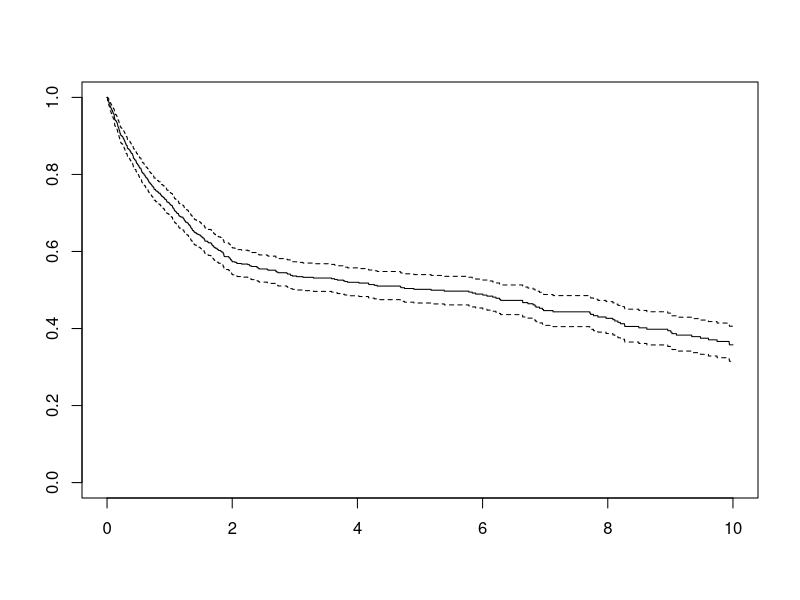
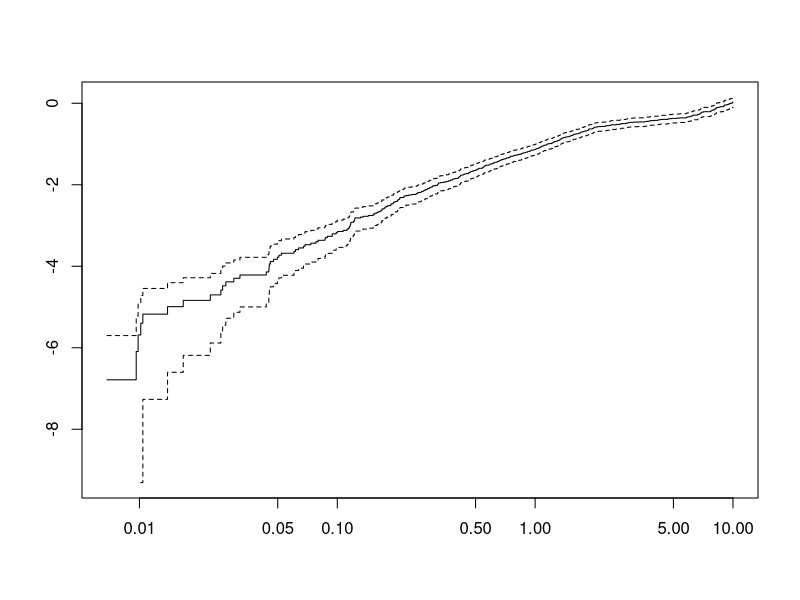
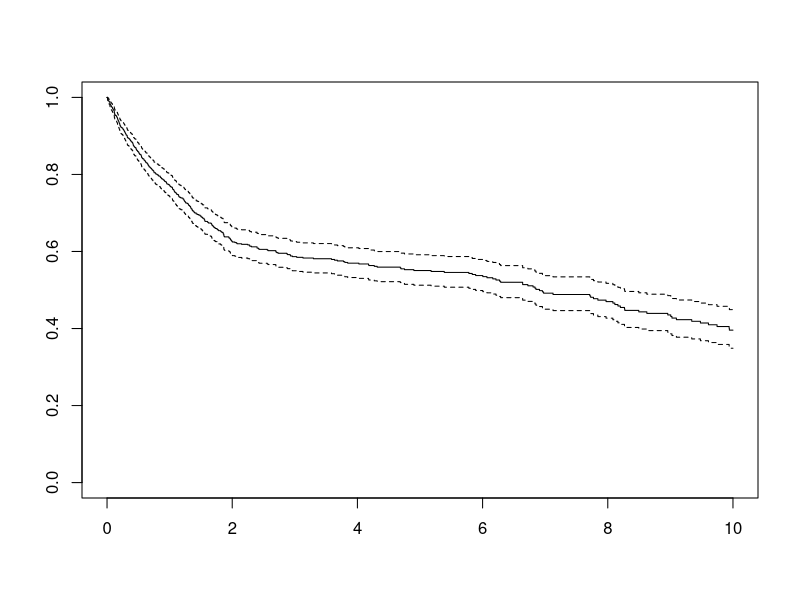
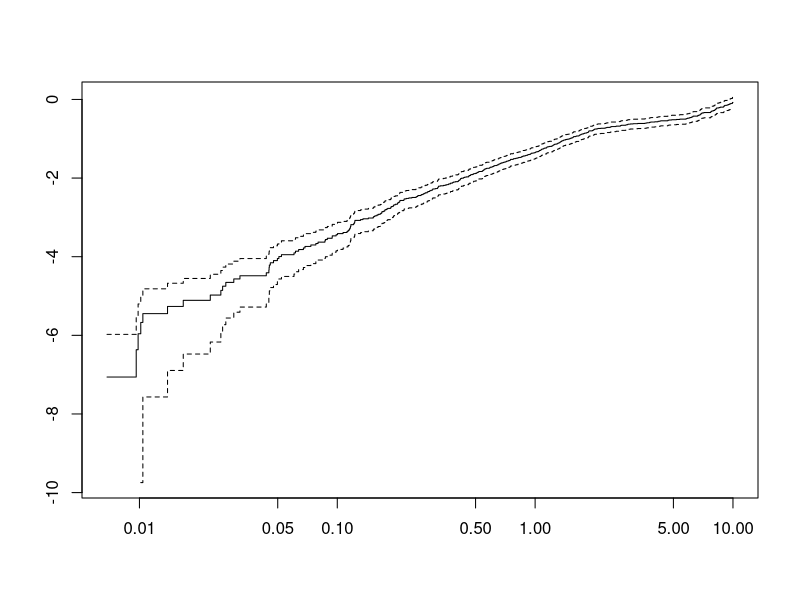
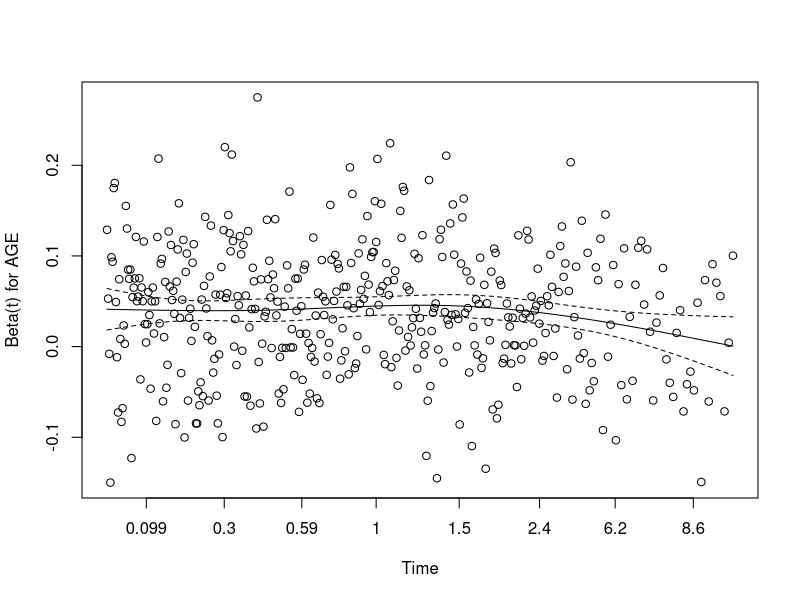

Write the R code that produced these figures, in order.
############################
#
# Simple script to load 
# survival data and show 
# survival functionality
############################

library(survival)

##############
# Load data
##############
file <- read.csv(file = "expand_no_missing_study1.csv", header = TRUE, stringsAsFactors = FALSE)

SURVTIME  <- as.numeric(file$survtime)
EVENT     <- as.numeric(file$cens)
STARTTIME <- as.numeric(file$starttime)
ENDTIME   <- as.numeric(file$endtime)

AGE <- as.numeric(file$age.60)

# build survival object
s <- survival::Surv(time=SURVTIME,event=EVENT)
# survival::coxph(formula = "survival::Surv(time=SURVTIME,event=EVENT) ~ file$age.60", data = file)

survival::coxph(formula = s ~ AGE)#, data=file)

survival::coxph(formula = s ~ AGE, data=file)

aa <- survival::coxph(formula = s ~ file$age.60, data=file)

survival::coxph(formula = s ~ age.60, data=file)

aa <- survival::coxph(formula = s ~ AGE + file$female, data=file)

#################################
# getting number of data points
#################################
aa$coefficients

length(aa$coefficients)

aa$n


##################
# using strata
##################
survival::coxph(formula = s ~ AGE + strata(file$female), data=file)


##################
# Plotting
##################
# TODO: call with time and time2 parameter
s <- survival::Surv(time=SURVTIME,event=EVENT)

s <- survival::Surv(time = STARTTIME, time2 = ENDTIME, event = EVENT)
summary(s)

coxph_object <- survival::coxph(formula = s ~ AGE, data=file)
summary(coxph_object)

# Kaplan-Meier plot
survfit_km <- survival::survfit(formula = s ~ 1 )
plot(survfit_km)
plot(survfit_km, fun="cloglog")

# plot cox model
survfit_cox <- survival::survfit(formula = coxph_object)
plot(survfit_cox)
plot(survfit_cox, fun="cloglog")


# statistics on survival object
# stats::quantile(x = s)
mean(x = s)

summary(s[,1])
summary(s[,2])

stats::quantile(x = s[,1])
stats::quantile(x = s[,2])

ret_list <- list("time"=stats::quantile(x = s[,1]), "event"=stats::quantile(x = s[,2]))

# TODO: try the following
sa <- as.data.frame(s)
summary(sa)


# stats::quantile(x = sa$time)
# and similar for event


##################################
# Counting data
##################################
s_int <- survival::Surv(time = STARTTIME, time2 = ENDTIME, event = EVENT, type = "counting") 
cox_int <- survival::coxph(formula = s_int ~ AGE)

##################################################
# test the cox proportional hazards assumption
#    diagnostics for Cox models
##################################################
out_coxzph <- survival::cox.zph(fit = cox_int)
plot(out_coxzph)

##################################################
# more advanced options like subset, control
##################################################
cox_int <- survival::coxph(formula = s ~ AGE,
                           data = file,
                           subset = age.60 > 7,
                           control = survival::coxph.control(eps = 0.00001, iter.max = 1000)
                           )
